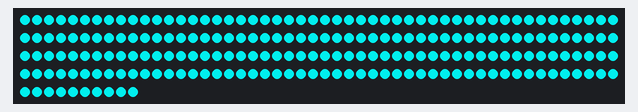
Recording of a sketch running on a simulated Arduino Uno, built with avr-gcc and run on an emulated ATmega328P. Shown: 210 RGB LEDs in strip order, left to right, continuing on the next row. No radio packets arrive unless stated; what the sketch prints to the serial monitor is not drawn.

Above: at 1.8 s.

The sketch:

leader_led.ino
```cpp
#define nRF_DEBUG

#define NUM 3  //节点数

#include <Adafruit_NeoPixel.h>
#define PIN A4
#define led_team 14
#define led_NUM 15
Adafruit_NeoPixel strip = Adafruit_NeoPixel(led_team*led_NUM, PIN, NEO_GRB + NEO_KHZ800);


uint32_t color[14] = {
  strip.Color(250, 94, 59),
  strip.Color(240, 59, 44),
  strip.Color(210, 43, 47),
  strip.Color(252, 142, 48),
  strip.Color(251, 164, 81),
  strip.Color(252, 208, 110),
  strip.Color(110, 181, 114),
  strip.Color(96, 215, 234),
  strip.Color(73, 148, 206),
  strip.Color(65, 59, 61),
  strip.Color(75, 89, 146),
  strip.Color(166, 107, 209),
  strip.Color(204, 101, 207),
  strip.Color(238, 129, 217),
};

//rf=======================================
#include <RF24Network.h>
#include <RF24.h>
#include <SPI.h>

// nRF24L01(+) radio attached using Getting Started board
RF24 radio(9, 10);
RF24Network network(radio);
const int this_node = 0;  //设置本机ID

#define interval_rf  100   //nrf请求时序间隔
#define interval_debug  2000  //节点查错间隔
#define interval_oled  1000  //节点查错间隔

unsigned long time_xuan = 0, time_oled = 0; //定时器

//debug--------------------------
boolean node_clock_error[NUM];  //节点响应状态
unsigned long time_debug = 0; //定时器

unsigned long node_clock[NUM], node_clock_debug[NUM], node_clock_cache = 0; //节点运行时间、节点响应检查时间、节点时间缓存

int sensor_val[NUM];

//--------------------------------
struct send_a  //发送
{
  uint32_t ms;
};

struct receive_a  //接收
{
  uint32_t node_ms;   //节点运行时间
  uint32_t rf_sensor_sta;       //STA
};

void colormodule( int _led , int led_ , int wait)
{
  for (uint16_t i = _led / 2; i < _led; i++) {
    for (uint16_t j = 0; j < led_; j++) {
      strip.setPixelColor(i * led_ + j, color[i]);
      strip.setPixelColor((_led - 1 - i) * led_ + j, color[_led - 1 - i]);
      strip.show();
    }
    delay(wait);
  }
}

void colorset(uint32_t c)
{
  for (uint16_t i = 0; i < strip.numPixels(); i++) {
    strip.setPixelColor(i, c);
    strip.show();
  }
}

void setup() {
  Serial.begin(9600);
  // put your setup code here, to run once:
  SPI.begin();    //初始化SPI总线
  radio.begin();
  network.begin(/*channel*/ 110, /*node address*/ this_node);

  strip.begin();
  colorset(strip.Color(0, 200, 200));
  delay(1000);
  colorset(strip.Color(0, 0, 0));
}

void loop() {
  // put your main code here, to run repeatedly:
  //nRF通讯---------------------------------
  if (millis() < time_xuan) time_xuan = millis();
  if (millis() - time_xuan > interval_rf)
  {
    vonrf();
    vodebug();
    time_xuan = millis();
  }
  if (sensor_val[0])
    colormodule( led_team, led_NUM , 100);
  else
    colorset(strip.Color(0, 0, 0));
}

void vonrf()
{
  {
#ifdef nRF_DEBUG
    Serial.println("Sending...");
#endif
    for (int a = 0; a < NUM; a++)
    {
      send_a sen = {
        millis()
      };    //把这些数据发送出去，对应前面的发送数组
      RF24NetworkHeader header(a + 1);
      bool ok = network.write(header, &sen, sizeof(sen));

      if (ok)
      {
        delay(50);
#ifdef nRF_DEBUG
        Serial.print(a + 1);
        Serial.print(" is ok.");
#endif

        network.update();
        // If it's time to send a message, send it!
        while ( network.available() )
        {
          // If so, grab it and print it out
          RF24NetworkHeader header;
          receive_a rec;
          network.read(header, &rec, sizeof(rec));

          node_clock[a] = rec.node_ms;  //运行时间赋值
          sensor_val[a] = rec.rf_sensor_sta;
        }
#ifdef nRF_DEBUG
        Serial.print("  Sensor_val[");
        Serial.print(a + 1);
        Serial.print("]:");
        Serial.print(sensor_val[a]);
        Serial.println("");
#endif
      }
      else
      {
#ifdef nRF_DEBUG
        Serial.print(a + 1);
        Serial.println(" is failed.");
#endif
      }
    }
  }
}


void vodebug()
{
  if (time_debug > millis()) time_debug = millis();
  if (millis() - time_debug > interval_debug)
  {
    for (int a = 0; a < NUM; a++)
    {
      node_clock_error[a] = boolean(node_clock[a] == node_clock_debug[a]); //一定时间内，节点返回的运行时间若不变则有问题
      Serial.print("DEBUG:");
      Serial.print(a + 1);
      Serial.print("=");
      Serial.println(node_clock_error[a]);
      node_clock_debug[a] = node_clock[a];
    }
    time_debug = millis();
  }
}
```
